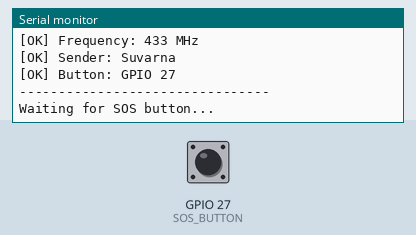
Recording of a sketch running on a simulated ESP32. Parts: the last lines printed to the serial monitor. The inputs (shaded band) are chosen by the test bench; at power-on: GPIO 27 (SOS_BUTTON) HIGH. No radio packets arrive unless stated.

Above: at 2.2 s.
2.3 s: GPIO 27 (SOS_BUTTON) pulled LOW for 0.15 s
At 3.2 s:
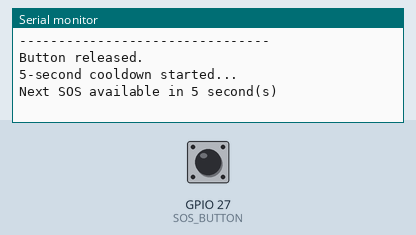
6.9 s: GPIO 27 (SOS_BUTTON) pulled LOW for 1 s
At 7.77 s:
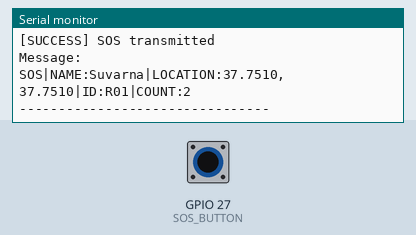
Timing chart, 0 to 9.9 s (numbered marks = the images above; inputs shaded):
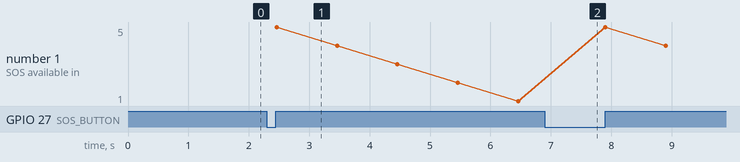

The sketch:

lora_sender.ino
```cpp
#include <SPI.h>
#include <LoRa.h>

#define LORA_SS    5
#define LORA_RST   14
#define LORA_DIO0  26

#define SOS_BUTTON 27

int packetNumber = 0;

void setup() {
  Serial.begin(115200);
  delay(1000);

  Serial.println();
  Serial.println("================================");
  Serial.println("       LoRa SOS SENDER");
  Serial.println("================================");

  pinMode(SOS_BUTTON, INPUT_PULLUP);

  LoRa.setPins(LORA_SS, LORA_RST, LORA_DIO0);

  if (!LoRa.begin(433E6)) {
    Serial.println("[ERROR] LoRa initialization failed!");
    while (1);
  }

  Serial.println("[OK] LoRa initialized");
  Serial.println("[OK] Frequency: 433 MHz");
  Serial.println("[OK] Sender: Suvarna");
  Serial.println("[OK] Button: GPIO 27");
  Serial.println("--------------------------------");
  Serial.println("Waiting for SOS button...");
  Serial.println();
}

void loop() {

  if (digitalRead(SOS_BUTTON) == LOW) {

    packetNumber++;

    Serial.println("================================");
    Serial.println("SOS BUTTON PRESSED");
    Serial.print("Sending SOS from: Suvarna");
    Serial.println();
    Serial.print("Packet #");
    Serial.println(packetNumber);

    // Create LoRa packet
    LoRa.beginPacket();

    LoRa.print("SOS|");
    LoRa.print("NAME:Suvarna|");
    LoRa.print("LOCATION:37.7510,37.7510|");
    LoRa.print("ID:R01|");
    LoRa.print("COUNT:");
    LoRa.print(packetNumber);

    int result = LoRa.endPacket();

    if (result == 1) {
      Serial.println("[SUCCESS] SOS transmitted");
    } else {
      Serial.println("[ERROR] SOS transmission failed");
    }

    Serial.println("Message:");
    Serial.print("SOS|NAME:Suvarna|LOCATION:37.7510,37.7510|ID:R01|COUNT:");
    Serial.println(packetNumber);

    Serial.println("--------------------------------");

    // Wait for button release
    while (digitalRead(SOS_BUTTON) == LOW) {
      delay(10);
    }

    Serial.println("Button released.");

    // 5-second cooldown
    Serial.println("5-second cooldown started...");

    for (int i = 5; i > 0; i--) {
      Serial.print("Next SOS available in ");
      Serial.print(i);
      Serial.println(" second(s)");
      delay(1000);
    }

    Serial.println("Cooldown finished.");
    Serial.println("Ready for next SOS.");
    Serial.println();
  }
}
```

Measured:
- after the input at 2.3 s, the serial monitor: prints a new line at once (image 1)
- after the input at 6.9 s, the serial monitor: prints a new line after 0.56 s (image 2)
